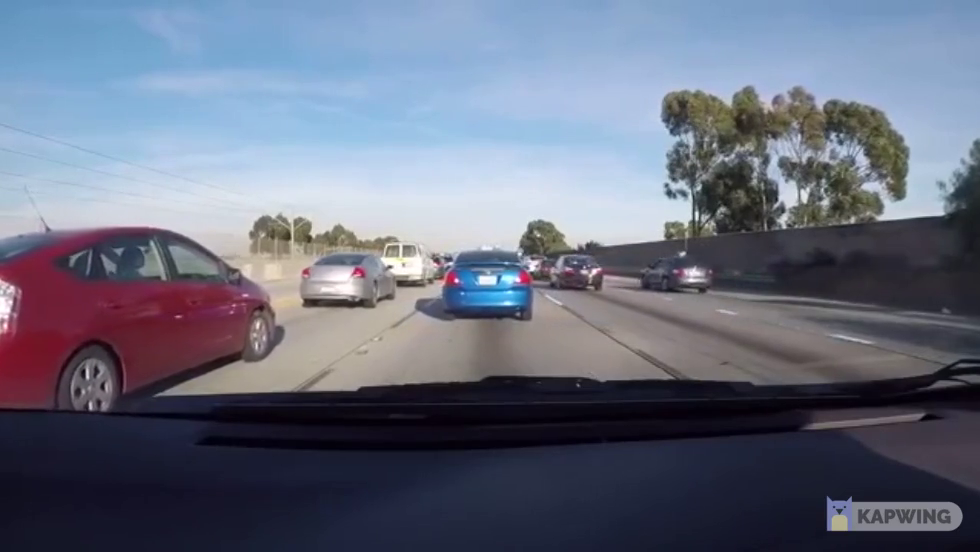
#> input picture frame 73 of pedestrian-vehicle-detection/test-videos/video_1.mp4, 980 x 552 px, given in place of road.mp4, which was not available
$ python lanes.py
#> lines starting #> are read from the running program, lines starting #| are printed output that depends on the picture; after the words box and inside, x2 and y2 are one past the last pixel; in counts of white or black regions, pixels touching at a corner belong together; pictures that were not available may be replaced by others from this repository, and a replacement may not be noted
################################# Notebook Imports ###############################
import cv2
import numpy as np


############################### Canny Edge Detector ###############################
def canny(image):

    gray = cv2.cvtColor(image, cv2.COLOR_BGR2GRAY)
    blurred = cv2.GaussianBlur(src=image, ksize=(5, 5), sigmaX=0)
    canny = cv2.Canny(blurred, 50, 150)

    return canny


####################################### ROI #######################################
def region_of_interest(image):

    height = image.shape[0]
    triangle_polygon = np.array([
        [(200, height), (1100, height), (550, 250)]
    ])
    mask = np.zeros_like(image)
    cv2.fillPoly(mask, triangle_polygon, 255)
    masked_image = cv2.bitwise_and(image, mask)

    return masked_image


############################ Lines to Displayed on Image ############################
def display_lines(image, lines):

    lined_image = np.zeros_like(image)
    if lines is not None:
        for line in lines:
            x1, y1, x2, y2 = line.reshape(4)
            cv2.line(lined_image, (x1, y1), (x2, y2), (255, 0, 0), 10)

    return lined_image


################################# Coordinate Making #################################
def make_coordinates(image, line_parameters):
    try:
        slope, intercept = line_parameters
    except:
        slope, intercept = 0.001, 0

    y1 = image.shape[0]
    y2 = int(y1 * (3/5))

    x1 = int((y1 - intercept) / slope)
    x2 = int((y2 - intercept) / slope)

    return np.array([x1, y1, x2, y2])


############################### Average Slope Intercept ###############################
def average_slope_intercept(image, lines):

    left_fit = []
    right_fit = []

    if lines is None:
        return None

    for line in lines:

        x1, y1, x2, y2 = line.reshape(4)

        # fitting polynomial
        parameters = np.polyfit((x1, x2), (y1, y2), 1)

        slope = parameters[0]
        intercept = parameters[1]

        if slope < 0:
            left_fit.append((slope, intercept))
        else:
            right_fit.append((slope, intercept))

    # taking average
    left_fit_avg = np.average(left_fit, axis=0)
    right_fit_avg = np.average(right_fit, axis=0)

    left_line = make_coordinates(image, left_fit_avg)
    right_line = make_coordinates(image, right_fit_avg)


    return np.array([left_line, right_line])


############################### Video Opening Part ################################
cap = cv2.VideoCapture('road.mp4')

width = int(cap.get(cv2.CAP_PROP_FRAME_WIDTH))
height = int(cap.get(cv2.CAP_PROP_FRAME_HEIGHT))

while True:

    _, frame = cap.read()
#> frame is the input picture: shape (552, 980, 3); mean B, G, R 127.5, 109.8, 104

    canny_image = canny(frame)
#> in canny, `gray = cv2.cvtColor(image, cv2.COLOR_BGR2GRAY)`:
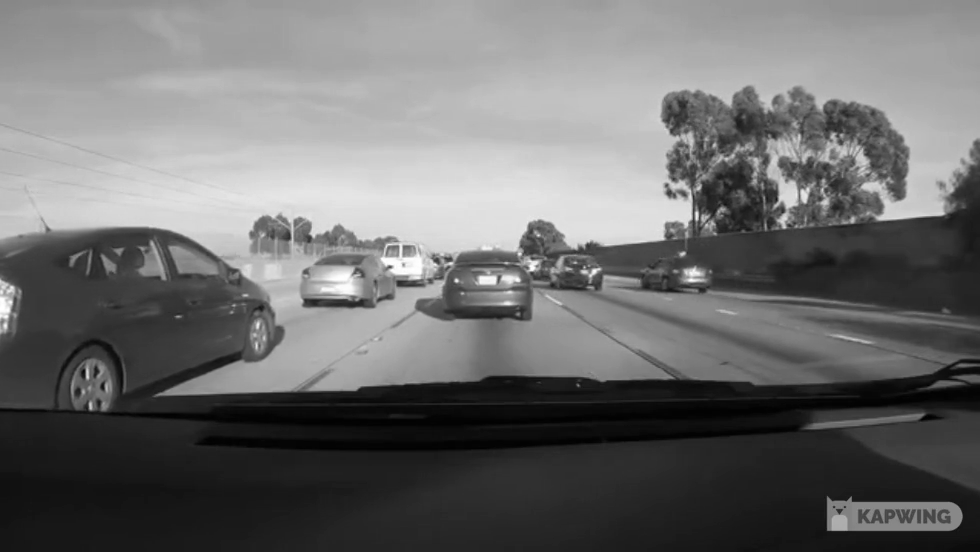
#> gray: shape (552, 980); min 1, max 255, mean 110.1
#> in canny, `canny = cv2.Canny(blurred, 50, 150)`:
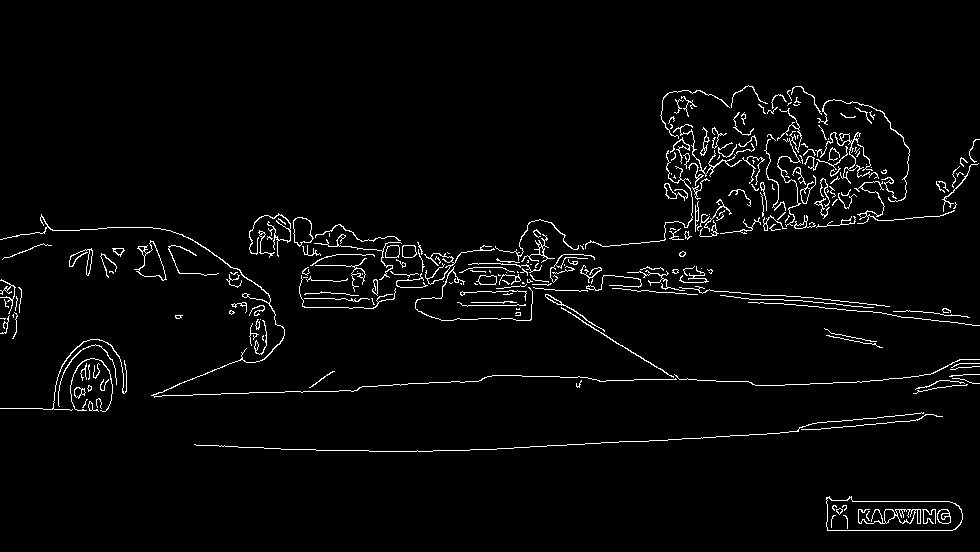
#> canny: shape (552, 980); 2.9% white in thin lines or dots, all inside (x1, y1, x2, y2) = (0, 85, 980, 531)

    cropped_image = region_of_interest(canny_image)
#> in region_of_interest, `cv2.fillPoly(mask, triangle_polygon, 255)`:
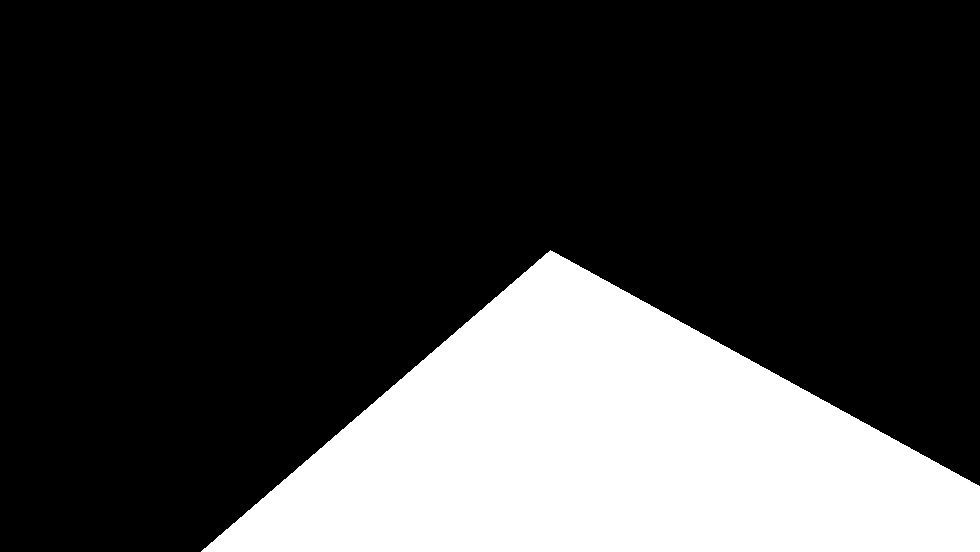
#> mask: shape (552, 980); 24.4% white; 1 white region, box (x1, y1, x2, y2) and area: (201, 250, 980, 552) 131843
#> in region_of_interest, `masked_image = cv2.bitwise_and(image, mask)`:
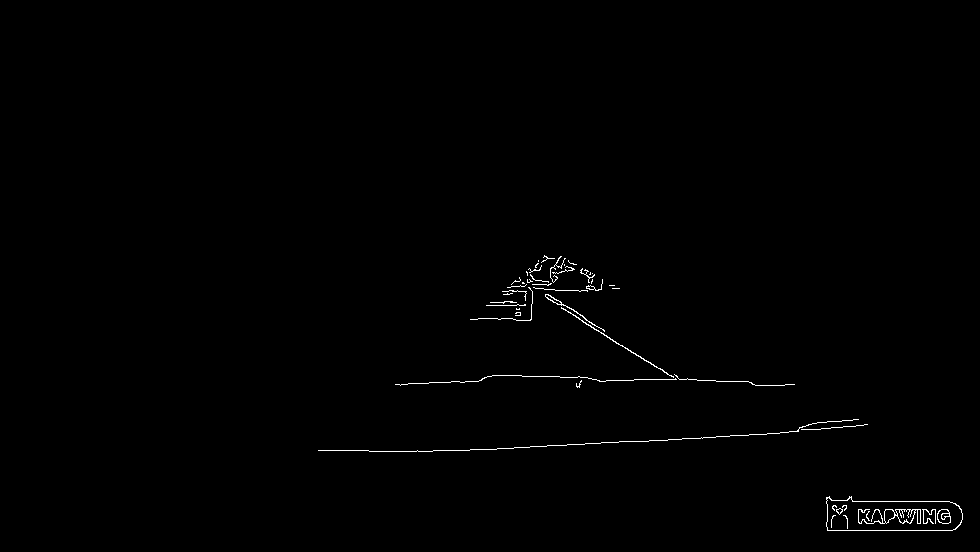
#> masked_image: shape (552, 980); 0.53% white in thin lines or dots, all inside (x1, y1, x2, y2) = (318, 255, 963, 531)

    lines = cv2.HoughLinesP(
        cropped_image, 2,
        np.pi/180, 100, np.array([]),
        minLineLength=40, maxLineGap=5
    )
#> lines = [[497, 448, 618, 442], [579, 319, 679, 379], [634, 379, 696, 379], [808, 429, 867, 424], [852, 501, 949, 501], [827, 530, 952, 530], [395, 384, 442, 382], [546, 294, 591, 322]]

    average_lines = average_slope_intercept(frame, lines)
#> the loop in average_slope_intercept, `for line in lines: ` made 8 passes
#> (x1, y1, x2, y2, slope, intercept) on passes 1 to 8: (497, 448, 618, 442, -0.0496, 472.6), (579, 319, 679, 379, 0.6, -28.4), (634, 379, 696, 379, 9.1e-17, 379), (808, 429, 867, 424, -0.0847, 497.5), (852, 501, 949, 501, -1.47e-18, 501), (827, 530, 952, 530, -2.25e-16, 530), (395, 384, 442, 382, -0.0426, 400.8), (546, 294, 591, 322, 0.622, -45.73)
#> after the loop in average_slope_intercept, `for line in lines:`: left_fit = [(-0.0496, 472.6), (-0.0847, 497.5), (-1.47e-18, 501), (-2.25e-16, 530), (-0.0426, 400.8)]; right_fit = [(0.6, -28.4), (9.1e-17, 379), (0.622, -45.73)]
#> in average_slope_intercept, `left_fit_avg = np.average(left_fit, axis=0)`: left_fit_avg = [-0.0354, 480.4]
#> in average_slope_intercept, `right_fit_avg = np.average(right_fit, axis=0)`: right_fit_avg = [0.407, 101.6]
#> in make_coordinates, `slope, intercept = line_parameters`: slope = -0.0354; intercept = 480.4
#> in make_coordinates, `x1 = int((y1 - intercept) / slope)`: x1 = -2024
#> in make_coordinates, `x2 = int((y2 - intercept) / slope)`: x2 = 4222
#> in average_slope_intercept, `left_line = make_coordinates(image, left_fit_avg)`: left_line = [-2024, 552, 4222, 331]
#> in average_slope_intercept, `right_line = make_coordinates(image, right_fit_avg)`: right_line = [1105, 552, 563, 331]
#> average_lines = [[-2024, 552, 4222, 331], [1105, 552, 563, 331]]

    avg_line_image = display_lines(frame, average_lines)
#> the loop in display_lines, `for line in lines:` made 2 passes
#> after the loop in display_lines, `for line in lines:`:
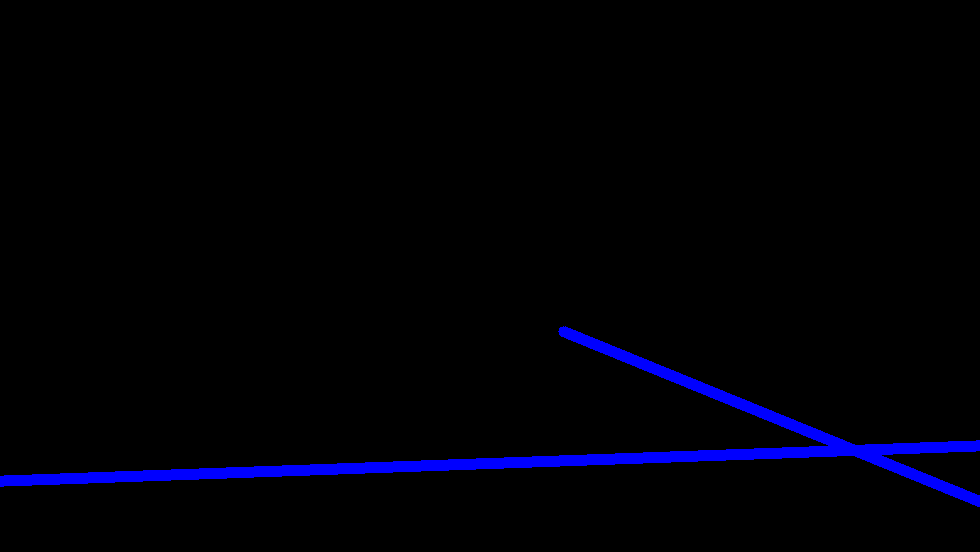
#> lined_image: shape (552, 980, 3); mean of channels 0, 1, 2 7.3, 0, 0; drawn as B, G, R

    lane_identified_image = cv2.addWeighted(
        cv2.cvtColor(frame, cv2.COLOR_BGR2RGB), 0.8,
        avg_line_image, 1, 1
    )
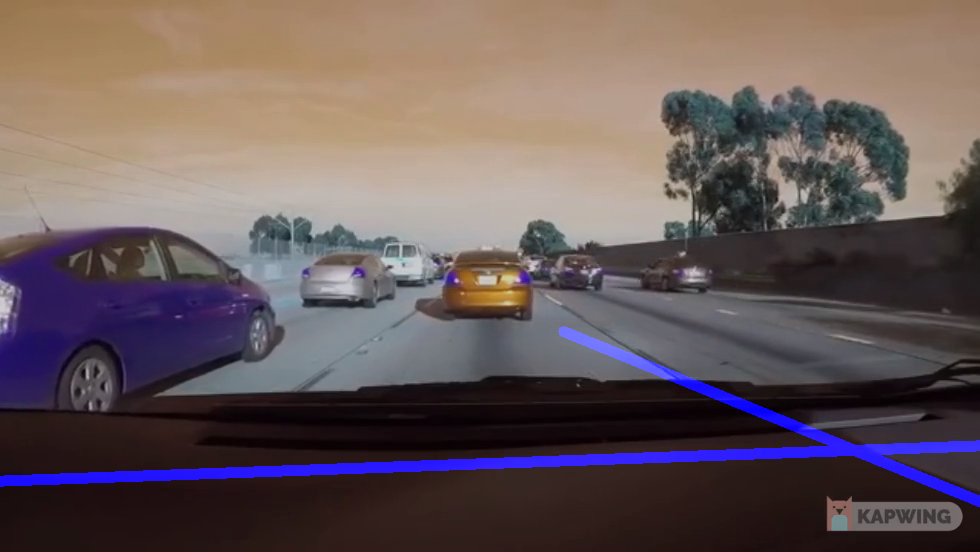
#> lane_identified_image: shape (552, 980, 3); mean B, G, R 90.6, 88.9, 103

    cv2.imshow('The-Window', cv2.cvtColor(lane_identified_image, cv2.COLOR_BGR2RGB))
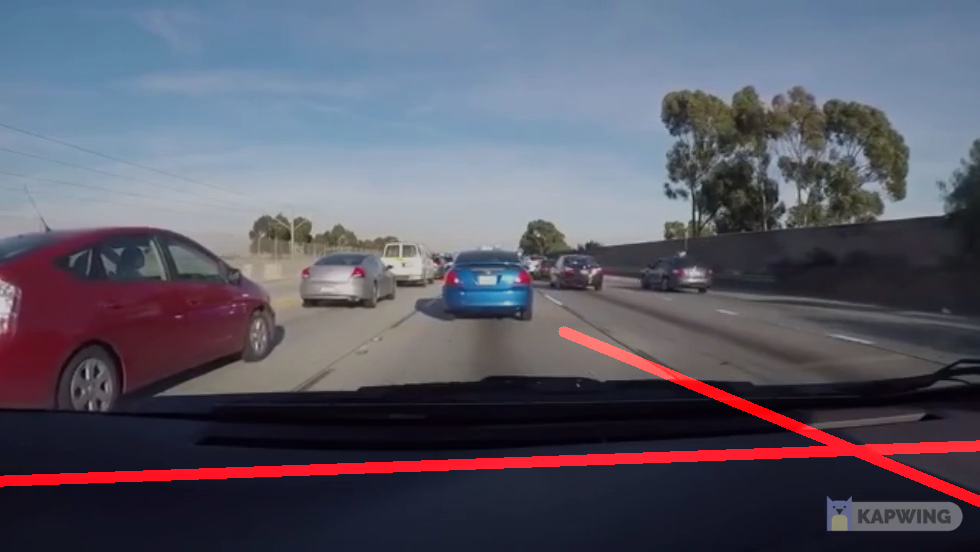
#> window 'The-Window': shape (552, 980, 3); mean B, G, R 103, 88.9, 90.6

    if cv2.waitKey(10) & 0xFF == ord('q'):
#> (key q is pressed here)
        break

cap.release()
cv2.destroyAllWindows()

$ run again, starting later in the video
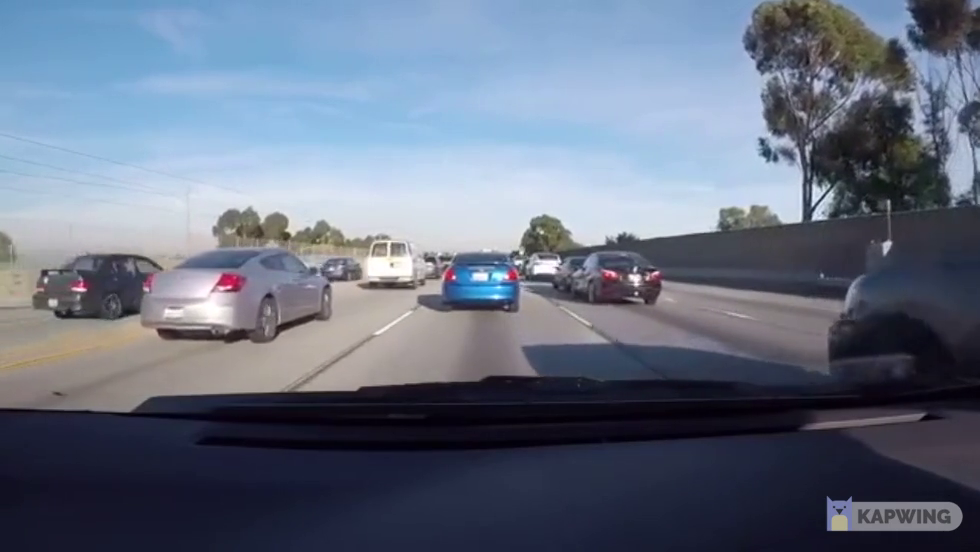
#> input picture frame 328 of pedestrian-vehicle-detection/test-videos/video_1.mp4, 980 x 552 px, given in place of road.mp4, which was not available
#> frame is the input picture: shape (552, 980, 3); mean B, G, R 130.2, 112, 102.5
#> in canny, `canny = cv2.Canny(blurred, 50, 150)`:
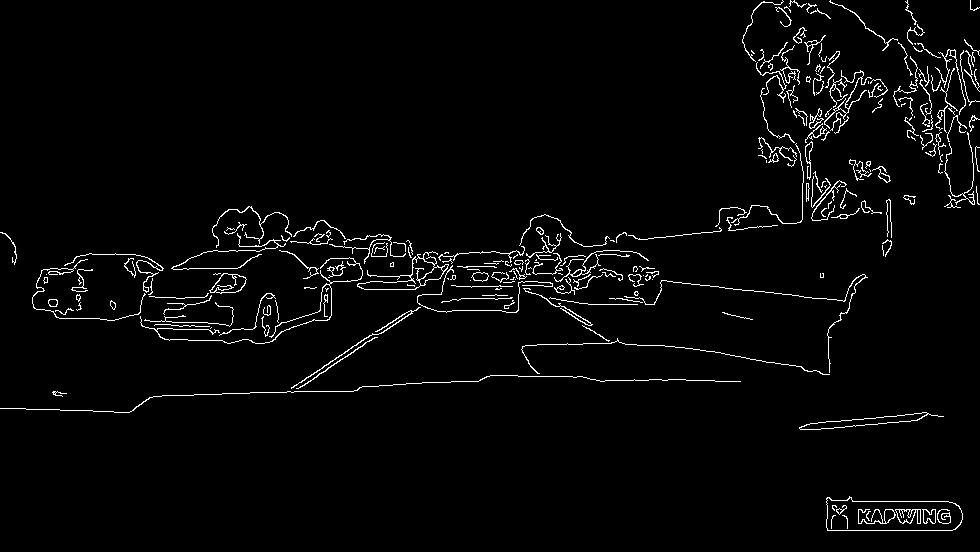
#> canny: shape (552, 980); 2.8% white in thin lines or dots
#> mask: shape (552, 980); 24.4% white; 1 white region, box (x1, y1, x2, y2) and area: (201, 250, 980, 552) 131843
#> masked_image: shape (552, 980); 0.47% white in thin lines or dots, all inside (x1, y1, x2, y2) = (395, 251, 963, 531)
#> lines = [[596, 380, 648, 380], [827, 530, 952, 530], [852, 501, 948, 501], [537, 344, 582, 344], [395, 384, 443, 382]]
#> the loop in average_slope_intercept, `for line in lines: ` made 5 passes
#> (x1, y1, x2, y2, slope, intercept) on passes 1 to 5: (596, 380, 648, 380, -1.77e-15, 380), (827, 530, 952, 530, -2.25e-16, 530), (852, 501, 948, 501, -1.24e-15, 501), (537, 344, 582, 344, -5.99e-16, 344), (395, 384, 443, 382, -0.0417, 400.5)
#> after the loop in average_slope_intercept, `for line in lines:`: left_fit = [(-1.77e-15, 380), (-2.25e-16, 530), (-1.24e-15, 501), (-5.99e-16, 344), (-0.0417, 400.5)]; right_fit = []
#> left_fit_avg = [-0.00833, 431.1]
#> right_fit_avg = nan
#> in make_coordinates, `slope, intercept = line_parameters`: slope = -0.00833; intercept = 431.1
#> in make_coordinates, `x1 = int((y1 - intercept) / slope)`: x1 = -14508
#> in make_coordinates, `x2 = int((y2 - intercept) / slope)`: x2 = 12010
#> left_line = [-14508, 552, 12010, 331]
#> right_line = [552000, 552, 331000, 331]
#> average_lines = [[-14508, 552, 12010, 331], [552000, 552, 331000, 331]]
#> the loop in display_lines, `for line in lines:` made 2 passes
#> `cv2.imshow('The-Window', cv2.cvtColor(lane_identified_image, cv2.COLOR..`:
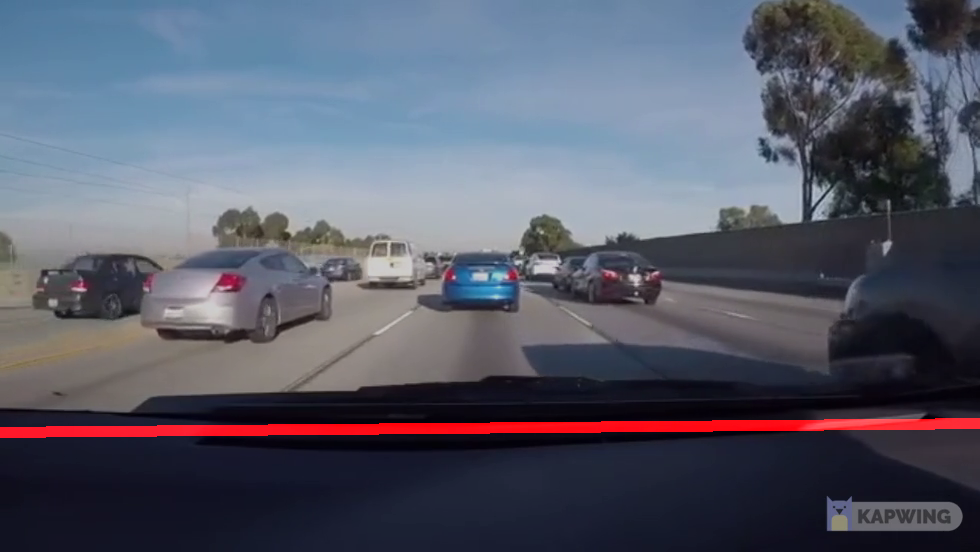
#> window 'The-Window': shape (552, 980, 3); mean B, G, R 105.1, 90.6, 87.6
